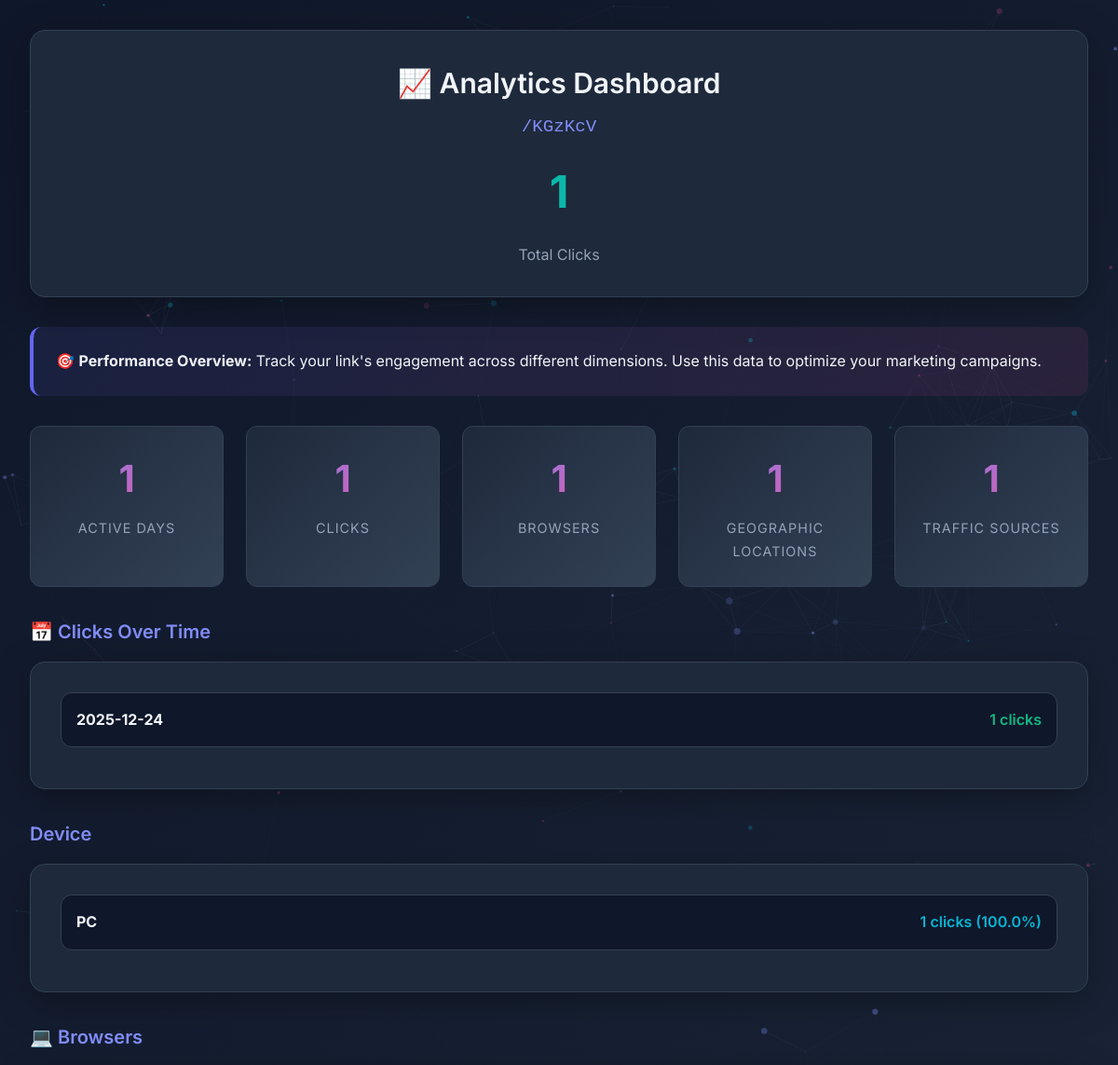
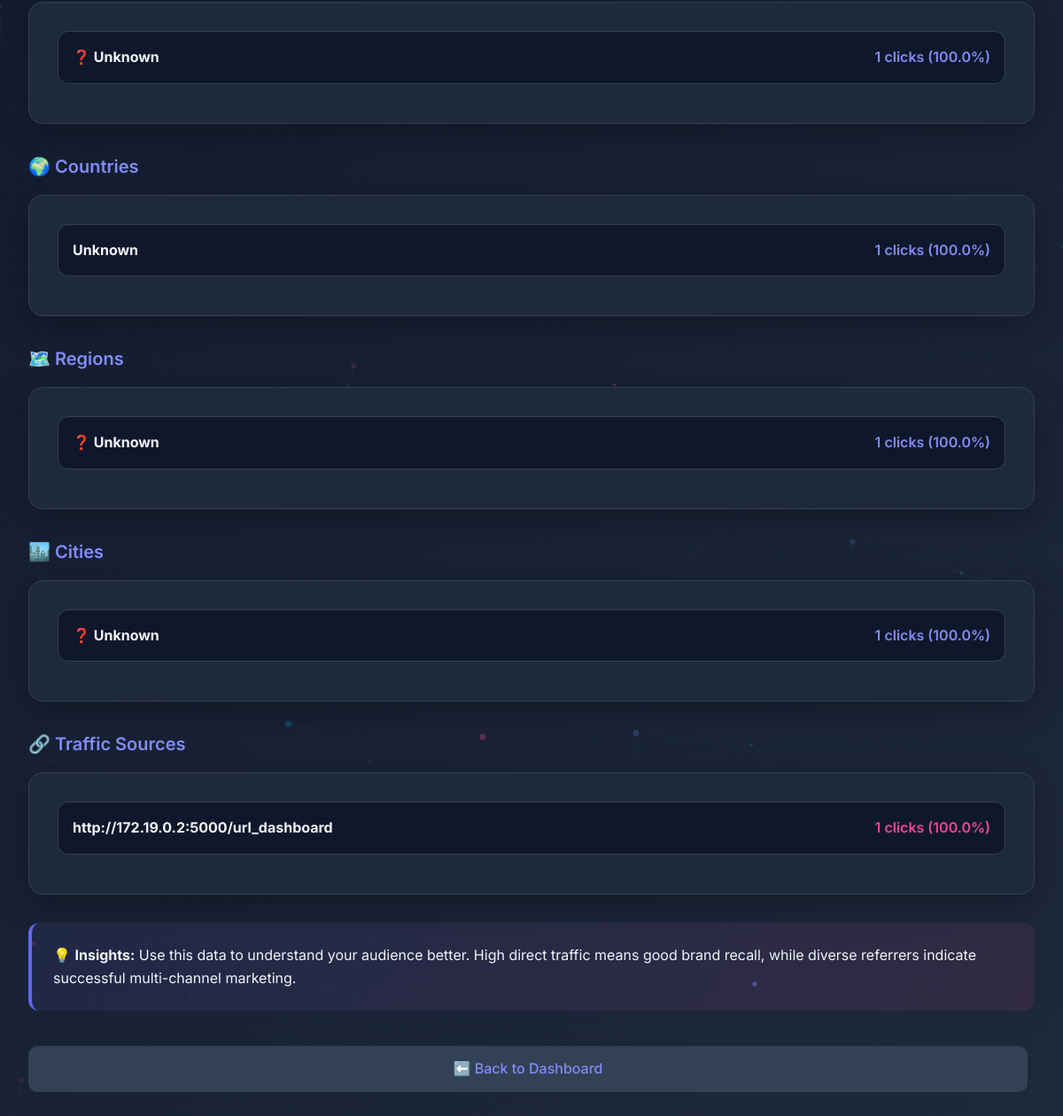
The page /analytics/KGzKcV (signed in) on the database its author committed (2 pictures, top to bottom).
### app/models.py (models this page shows, shortened)
class URLMapping(db.Model):
    __tablename__ = 'URLMapping'
    id = db.Column(db.Integer, primary_key=True)
    original_url = db.Column(db.Text, nullable=False)
    short_code = db.Column(db.String(10), unique=True, nullable=False)
    user_id = db.Column(db.Integer, db.ForeignKey('users.id'), nullable=False)
    created_at = db.Column(db.DateTime, server_default=db.func.now())
    expires_at = db.Column(db.DateTime, nullable=True)
    is_active = db.Column(db.Boolean, default=True)
    max_clicks = db.Column(db.Integer, nullable=True)
    redirect_type = db.Column(db.Integer, default=302)
    is_private = db.Column(db.Boolean, default=False)

class Click(db.Model):
    __tablename__ = 'Click'
    id = db.Column(db.Integer, primary_key=True)
    url_mapping_id = db.Column(db.Integer, db.ForeignKey('URLMapping.id'), nullable=False)
    click_time = db.Column(db.DateTime, server_default=db.func.now())
    user_agent = db.Column(db.Text, nullable=True)
    ip_address = db.Column(db.String(45), nullable=True)
    referrer = db.Column(db.Text, nullable=True)
    country = db.Column(db.String(100), nullable=True)
    region = db.Column(db.String(100), nullable=True)
    city = db.Column(db.String(100), nullable=True)
    browser = db.Column(db.String(50), nullable=True)
    os = db.Column(db.String(50), nullable=True)
    device_type = db.Column(db.String(50), nullable=True)

### app/route.py (the view)
    @app.route('/analytics/<short_code>')
    @login_required
    def analytics(short_code):
        url = URLMapping.query.filter_by(short_code=short_code).first_or_404()
        if url.user_id != current_user.id:
            return abort(403)
        total_clicks = Click.query.filter_by(url_mapping_id=url.id).count()
        clicks_over_time = (
            db.session.query(
            func.date(Click.click_time),func.count(Click.id)
        ).filter_by(url_mapping_id=url.id).group_by(func.date(Click.click_time)).all()
        )
        devices = (
            db.session.query(
            Click.device_type, func.count(Click.id)
        ).filter_by(url_mapping_id=url.id).group_by(Click.device_type).all()
        )
        browsers = (
            db.session.query(
            Click.browser, func.count(Click.id)
        ).filter_by(url_mapping_id=url.id).group_by(Click.browser).all()
        )
        countries = (
            db.session.query(
            Click.country, func.count(Click.id)
        ).filter_by(url_mapping_id=url.id).group_by(Click.country).all()
        )
        regions = (
            db.session.query(
            Click.region, func.count(Click.id)
        ).filter_by(url_mapping_id=url.id).group_by(Click.region).all()
        )
        cities = (
            db.session.query(
            Click.city, func.count(Click.id)
        ).filter_by(url_mapping_id=url.id).group_by(Click.city).all()
        )
        referrer_stats = (
            db.session.query(
            Click.referrer, func.count(Click.id)
        ).filter_by(url_mapping_id=url.id).group_by(Click.referrer).all()
        )
        return render_template('analytics.html',
                               url=url,
                               total_clicks=total_clicks,
                               clicks_over_time=clicks_over_time,
                               devices=devices,
                               browsers=browsers,
                               countries=countries,
                               regions=regions,
                               cities=cities,
                               referrer_stats=referrer_stats)

### app/__init__.py (called while the page is built)
def create_app():
    app = Flask(__name__,template_folder='templates', static_folder='static')
    app.config['SECRET_KEY'] = os.environ.get('SECRET_KEY', 'dev-secret-key-change-in-production')
    app.config['SQLALCHEMY_DATABASE_URI'] = 'sqlite:///./site.db'
    limiter = Limiter(
        key_func=get_remote_address,
        default_limits=["200 per day", "50 per hour"],
        storage_uri="memory://"
    )
    limiter.init_app(app)
    db.init_app(app)
    login_manager = LoginManager()
    login_manager.init_app(app)
    bcrypt = Bcrypt(app)
    from app.models import User
    @login_manager.user_loader
    def load_user(id):
        return User.query.get(int(id))
    from app.route import register_routes
    register_routes(app, db, bcrypt, limiter)
    migrate=Migrate(app, db)
    return app

### app/templates/analytics.html (shortened to what this page needs)
{% extends 'base.html' %}
{% block content %}
<div class="analytics-header">
    <h2>📈 Analytics Dashboard</h2>
    <p style="font-family: monospace; color: var(--primary-light); font-size: 1.2rem;">
        /{{ url.short_code }}
    </p>
    <div class="total-clicks">{{ total_clicks }}</div>
    <p style="color: var(--text-muted); margin: 0;">Total Clicks</p>
</div>
<div class="info-banner">
    <p>🎯 <strong>Performance Overview:</strong> Track your link's engagement across different dimensions. Use this data
        to optimize your marketing campaigns.</p>
</div>
<div class="stats-container">
    <div class="stat-card">
        <span class="stat-number">{{ clicks_over_time|length }}</span>
        <span class="stat-label">Active Days</span>
    </div>
    <div class="stat-card">
        <span class="stat-number">{{ clicks_over_time|length }}</span>
        <span class="stat-label">Clicks</span>
    </div>
    <div class="stat-card">
        <span class="stat-number">{{ browsers|length }}</span>
        <span class="stat-label">Browsers</span>
    </div>
    <div class="stat-card">
        <span class="stat-number">{{ countries|length }}</span>
        <span class="stat-label">Geographic Locations</span>
    </div>
    <div class="stat-card">
        <span class="stat-number">{{ referrer_stats|length }}</span>
        <span class="stat-label">Traffic Sources</span>
    </div>
</div>
<h3>📅 Clicks Over Time</h3>
<ul>
    {% for date, count in clicks_over_time %}
    <li style="--bar-width: {{ (count / total_clicks * 100)|int }}%;">
        <strong>{{ date }}</strong>
        <span style="color: var(--success); font-weight: 600;">{{ count }} clicks</span>
    </li>
    {% else %}
    <li style="text-align: center;">No click data available yet</li>
    {% endfor %}
</ul>
<h3>Device</h3>
<ul>
    {% for device, count in devices %}
    <li style="--bar-width: {{ (count / total_clicks * 100)|int }}%;">
        <strong>{{ device or '🌐 Unknown' }}</strong>
        <span style="color: var(--accent-color); font-weight: 600;">{{ count }} clicks ({{ (count / total_clicks *
            100)|round(1) }}%)</span>
    </li>
    {% else %}
    <li style="text-align: center;">No Device data available</li>
    {% endfor %}
</ul>
<h3>💻 Browsers</h3>
<ul>
    {% for b, count in browsers %}
    <li style="--bar-width: {{ (count / total_clicks * 100)|int }}%;">
        <strong>{{ b or '❓ Unknown' }}</strong>
        <span style="color: var(--primary-light); font-weight: 600;">{{ count }} clicks ({{ (count / total_clicks *
            100)|round(1) }}%)</span>
    </li>
    {% else %}
    <li style="text-align: center;">No browser data available</li>
    {% endfor %}
</ul>
<h3>🌍 Countries</h3>
<ul>
    {% for c, count in countries %}
    <li style="--bar-width: {{ (count / total_clicks * 100)|int }}%;">
        <strong>{{ c or '❓ Unknown' }}</strong>
        <span style="color: var(--primary-light); font-weight: 600;">{{ count }} clicks ({{ (count / total_clicks *
            100)|round(1) }}%)</span>
    </li>
    {% else %}
    <li style="text-align: center;">No location data available</li>
    {% endfor %}
</ul>
<h3>🗺️ Regions</h3>
<ul>
    {% for r, count in regions %}
    <li style="--bar-width: {{ (count / total_clicks * 100)|int }}%;">
        <strong>{{ r or '❓ Unknown' }}</strong>
        <span style="color: var(--primary-light); font-weight: 600;">{{ count }} clicks ({{ (count / total_clicks *
            100)|round(1) }}%)</span>
    </li>
    {% else %}
    <li style="text-align: center;">No region data available</li>
    {% endfor %}
</ul>
<h3>🏙️ Cities</h3>
<ul>
    {% for ci, count in cities %}
    <li style="--bar-width: {{ (count / total_clicks * 100)|int }}%;">
        <strong>{{ ci or '❓ Unknown' }}</strong>
        <span style="color: var(--primary-light); font-weight: 600;">{{ count }} clicks ({{ (count / total_clicks *
            100)|round(1) }}%)</span>
    </li>
    {% else %}
    <li style="text-align: center;">No city data available</li>
    {% endfor %}
</ul>
<h3>🔗 Traffic Sources</h3>
<ul>
    {% for ref, count in referrer_stats %}
    <li style="--bar-width: {{ (count / total_clicks * 100)|int }}%;">
        <strong>{{ ref or '🎯 Direct / No Referrer' }}</strong>
        <span style="color: var(--secondary-color); font-weight: 600;">{{ count }} clicks ({{ (count / total_clicks *
            100)|round(1) }}%)</span>
    </li>
    {% else %}
    <li style="text-align: center;">No referrer data available</li>
    {% endfor %}
</ul>
<div class="info-banner" style="margin-top: 2rem;">
    <p>💡 <strong>Insights:</strong> Use this data to understand your audience better. High direct traffic means good
        brand recall, while diverse referrers indicate successful multi-channel marketing.</p>
</div>
<div class="quick-actions">
    <a href="{{ url_for('url_dashboard') }}" class="action-btn">⬅️ Back to Dashboard</a>
</div>
{% endblock %}

### app/static/style.css (style rules this page uses)
* { margin: 0; padding: 0; box-sizing: border-box; transform-origin: center center; -webkit-font-smoothing: antialiased; text-rendering: optimizeLegibility; }
:root { --primary-color: #6366f1; --primary-dark: #4f46e5; --primary-light: #818cf8; --secondary-color: #ec4899; --accent-color: #06b6d4; --background: #0f172a; --surface: #1e293b; --surface-light: #334155; --text-primary: #f1f5f9; --text-secondary: #cbd5e1; --text-muted: #94a3b8; --success: #10b981; --warning: #f59e0b; --border: #334155; --shadow: rgba(0, 0, 0, 0.3); }
body { font-family: 'Inter', -apple-system, BlinkMacSystemFont, 'Segoe UI', Roboto, Oxygen, Ubuntu, Cantarell, sans-serif; background: linear-gradient(135deg, #0f172a 0%, #1e293b 100%); color: var(--text-primary); line-height: 1.6; min-height: 100vh; padding: 2rem; animation: fadeIn 0.6s ease-in; }
h2 { font-size: 1.875rem; font-weight: 600; margin-bottom: 1.5rem; color: var(--text-primary); animation: slideDown 0.5s ease-out; }
h3 { font-size: 1.25rem; font-weight: 600; margin: 2rem 0 1rem; color: var(--primary-light); }
p { margin-bottom: 1rem; color: var(--text-secondary); animation: slideUp 0.5s ease-out; }
.stats-container { display: grid; grid-template-columns: repeat(auto-fit, minmax(200px, 1fr)); gap: 1.5rem; margin: 2rem 0; }
.stat-card { background: linear-gradient(135deg, var(--surface), var(--surface-light)); padding: 1.5rem; border-radius: 12px; border: 1px solid var(--border); text-align: center; transition: all 0.3s ease; animation: scaleIn 0.5s ease-out backwards; }
.stat-number { font-size: 2.5rem; font-weight: 700; background: linear-gradient(135deg, var(--primary-light), var(--secondary-color)); -webkit-background-clip: text; -webkit-text-fill-color: transparent; background-clip: text; display: block; margin-bottom: 0.5rem; }
.stat-label { color: var(--text-muted); font-size: 0.9rem; text-transform: uppercase; letter-spacing: 1px; }
.info-banner { background: linear-gradient(135deg, rgba(99, 102, 241, 0.1), rgba(236, 72, 153, 0.1)); padding: 1.5rem; border-radius: 12px; border-left: 4px solid var(--primary-color); margin: 2rem 0; animation: slideIn 0.6s ease-out; }
.info-banner p { margin: 0; color: var(--text-primary); animation: none; }
.quick-actions { display: flex; gap: 1rem; flex-wrap: wrap; margin: 2rem 0; }
.action-btn { flex: 1; min-width: 200px; padding: 1.25rem 2rem; background: var(--surface); border: 2px solid var(--border); border-radius: 12px; text-align: center; transition: all 0.3s ease; cursor: pointer; }
.action-btn::after { display: none; }
a { color: var(--primary-light); text-decoration: none; transition: all 0.3s ease; position: relative; }
a::after { content: ''; position: absolute; width: 0; height: 2px; bottom: -2px; left: 0; background: var(--primary-light); transition: width 0.3s ease; }
ul { list-style: none; background: var(--surface); padding: 2rem; border-radius: 16px; box-shadow: 0 10px 40px var(--shadow); border: 1px solid var(--border); margin-bottom: 2rem; }
li { padding: 1rem; margin-bottom: 0.75rem; background: var(--background); border-radius: 12px; border: 1px solid var(--border); transition: all 0.3s ease; animation: slideIn 0.5s ease-out backwards; display: flex; align-items: center; justify-content: space-between; flex-wrap: wrap; gap: 0.5rem; }
li:nth-child(1) { animation-delay: 0.1s; }
.analytics-header { background: var(--surface); padding: 2rem; border-radius: 16px; border: 1px solid var(--border); margin-bottom: 2rem; text-align: center; box-shadow: 0 10px 40px var(--shadow); }
.analytics-header h2 { margin-bottom: 0.5rem; }
.total-clicks { font-size: 3rem; font-weight: 700; background: linear-gradient(135deg, var(--success), var(--accent-color)); -webkit-background-clip: text; -webkit-text-fill-color: transparent; background-clip: text; margin: 1rem 0; }
a[href*="logout"], a[href*="dashboard"], a[href*="login"], a[href*="signup"] { display: inline-block; padding: 0.75rem 1.5rem; background: var(--surface-light); border-radius: 10px; border: 1px solid var(--border); margin: 0.5rem 0.5rem 0.5rem 0; transition: all 0.3s ease; font-weight: 500; }
a[href*="logout"]::after, a[href*="dashboard"]::after { display: none; }
html { scroll-behavior: smooth; }
.features-grid, .stats-container { width: 100%; }

### rows shown on the page
URLMapping: short_code "KGzKcV"
Click: {{ (count / total_clicks * 100)|int }} 100 (drawn), country "Unknown", count "1", value "100.0", referrer "http://172.19.0.2:5000/url_dashboard"

### other values the page prints
{{ total_clicks }} "1"
{{ clicks_over_time|length }} "1"
{{ browsers|length }} "1"
{{ countries|length }} "1"
{{ referrer_stats|length }} "1"
{{ date }} "2025-12-24"
{{ count }} "1"
{{ device or '🌐 Unknown' }} "PC"
{{ (count / total_clicks *
            100)|round(1) }} "100.0"
{{ b or '❓ Unknown' }} "❓ Unknown"
{{ r or '❓ Unknown' }} "❓ Unknown"
{{ ci or '❓ Unknown' }} "❓ Unknown"
